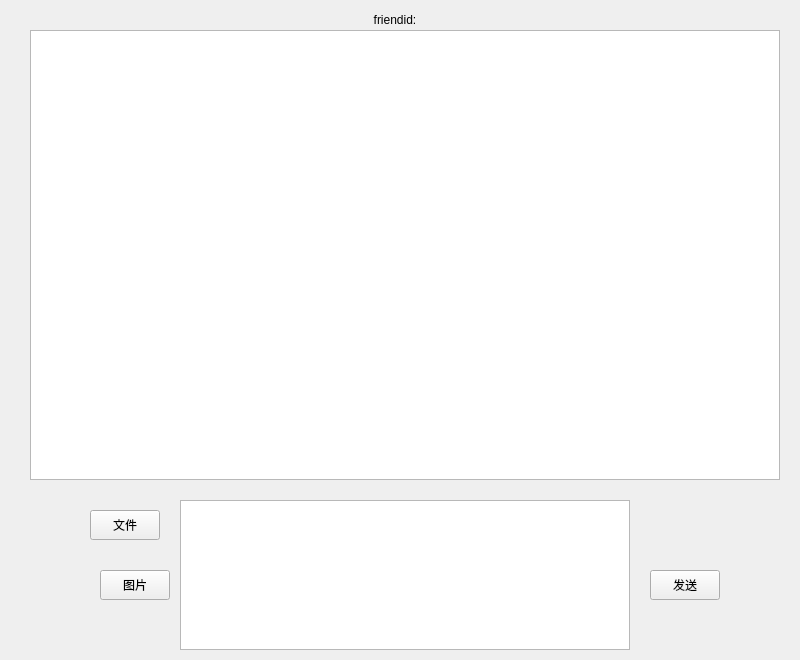
<?xml version="1.0" encoding="UTF-8"?>
<ui version="4.0">
 <class>ChatWidget</class>
 <widget class="QWidget" name="ChatWidget">
  <property name="geometry">
   <rect>
    <x>0</x>
    <y>0</y>
    <width>800</width>
    <height>660</height>
   </rect>
  </property>
  <property name="minimumSize">
   <size>
    <width>800</width>
    <height>660</height>
   </size>
  </property>
  <property name="maximumSize">
   <size>
    <width>800</width>
    <height>660</height>
   </size>
  </property>
  <property name="windowTitle">
   <string>Form</string>
  </property>
  <widget class="QLabel" name="friendid">
   <property name="geometry">
    <rect>
     <x>20</x>
     <y>10</y>
     <width>750</width>
     <height>20</height>
    </rect>
   </property>
   <property name="minimumSize">
    <size>
     <width>750</width>
     <height>20</height>
    </size>
   </property>
   <property name="maximumSize">
    <size>
     <width>750</width>
     <height>20</height>
    </size>
   </property>
   <property name="text">
    <string>friendid:</string>
   </property>
   <property name="alignment">
    <set>Qt::AlignCenter</set>
   </property>
  </widget>
  <widget class="QListWidget" name="listWidget">
   <property name="geometry">
    <rect>
     <x>30</x>
     <y>30</y>
     <width>750</width>
     <height>450</height>
    </rect>
   </property>
   <property name="minimumSize">
    <size>
     <width>750</width>
     <height>450</height>
    </size>
   </property>
   <property name="maximumSize">
    <size>
     <width>750</width>
     <height>450</height>
    </size>
   </property>
  </widget>
  <widget class="QPushButton" name="pixmap">
   <property name="geometry">
    <rect>
     <x>100</x>
     <y>570</y>
     <width>70</width>
     <height>30</height>
    </rect>
   </property>
   <property name="minimumSize">
    <size>
     <width>70</width>
     <height>30</height>
    </size>
   </property>
   <property name="maximumSize">
    <size>
     <width>70</width>
     <height>30</height>
    </size>
   </property>
   <property name="text">
    <string>图片</string>
   </property>
  </widget>
  <widget class="QPushButton" name="file">
   <property name="geometry">
    <rect>
     <x>90</x>
     <y>510</y>
     <width>70</width>
     <height>30</height>
    </rect>
   </property>
   <property name="minimumSize">
    <size>
     <width>70</width>
     <height>30</height>
    </size>
   </property>
   <property name="maximumSize">
    <size>
     <width>70</width>
     <height>30</height>
    </size>
   </property>
   <property name="text">
    <string>文件</string>
   </property>
  </widget>
  <widget class="QTextEdit" name="InputMessage">
   <property name="geometry">
    <rect>
     <x>180</x>
     <y>500</y>
     <width>450</width>
     <height>150</height>
    </rect>
   </property>
   <property name="minimumSize">
    <size>
     <width>450</width>
     <height>150</height>
    </size>
   </property>
   <property name="maximumSize">
    <size>
     <width>450</width>
     <height>150</height>
    </size>
   </property>
  </widget>
  <widget class="QPushButton" name="send">
   <property name="geometry">
    <rect>
     <x>650</x>
     <y>570</y>
     <width>70</width>
     <height>30</height>
    </rect>
   </property>
   <property name="minimumSize">
    <size>
     <width>70</width>
     <height>30</height>
    </size>
   </property>
   <property name="maximumSize">
    <size>
     <width>70</width>
     <height>30</height>
    </size>
   </property>
   <property name="text">
    <string>发送</string>
   </property>
  </widget>
 </widget>
 <resources/>
 <connections/>
</ui>
